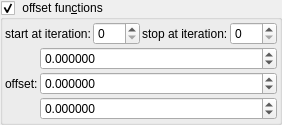
    <widget class="MyGroupBox" name="groupCheck_transf_function_enabledP_false">
     <property name="title">
      <string> offset fun&amp;ctions</string>
     </property>
     <property name="checkable">
      <bool>true</bool>
     </property>
     <layout class="QVBoxLayout" name="verticalLayout_12" stretch="0,0">
      <property name="spacing">
       <number>2</number>
      </property>
      <property name="leftMargin">
       <number>2</number>
      </property>
      <property name="topMargin">
       <number>2</number>
      </property>
      <property name="rightMargin">
       <number>2</number>
      </property>
      <property name="bottomMargin">
       <number>2</number>
      </property>
      <item>
       <layout class="QHBoxLayout" name="horizontalLayout_21" stretch="0,1,0,1">
        <item>
         <widget class="QLabel" name="label_104">
          <property name="text">
           <string>start at iteration:</string>
          </property>
         </widget>
        </item>
        <item>
         <widget class="MySpinBox" name="spinboxInt_transf_start_iterations_P">
          <property name="sizePolicy">
           <sizepolicy hsizetype="Minimum" vsizetype="Maximum">
            <horstretch>0</horstretch>
            <verstretch>0</verstretch>
           </sizepolicy>
          </property>
          <property name="minimum">
           <number>0</number>
          </property>
          <property name="maximum">
           <number>999</number>
          </property>
          <property name="value">
           <number>0</number>
          </property>
         </widget>
        </item>
        <item>
         <widget class="QLabel" name="label_74">
          <property name="text">
           <string>stop at iteration:</string>
          </property>
         </widget>
        </item>
        <item>
         <widget class="MySpinBox" name="spinboxInt_transf_stop_iterations_P1">
          <property name="sizePolicy">
           <sizepolicy hsizetype="Preferred" vsizetype="Maximum">
            <horstretch>0</horstretch>
            <verstretch>0</verstretch>
           </sizepolicy>
          </property>
          <property name="maximum">
           <number>999</number>
          </property>
         </widget>
        </item>
       </layout>
      </item>
      <item>
       <layout class="QGridLayout" name="gridLayout_15" columnstretch="0,1">
        <property name="spacing">
         <number>2</number>
        </property>
        <item row="1" column="1">
         <widget class="MyDoubleSpinBox" name="spinbox3_transf_offset_000_y_2">
          <property name="sizePolicy">
           <sizepolicy hsizetype="Minimum" vsizetype="Maximum">
            <horstretch>0</horstretch>
            <verstretch>0</verstretch>
           </sizepolicy>
          </property>
          <property name="prefix">
           <string/>
          </property>
          <property name="suffix">
           <string/>
          </property>
          <property name="decimals">
           <number>6</number>
          </property>
          <property name="minimum">
           <double>-99.989999999999995</double>
          </property>
          <property name="maximum">
           <double>99.989999999999995</double>
          </property>
          <property name="singleStep">
           <double>0.100000000000000</double>
          </property>
         </widget>
        </item>
        <item row="2" column="1">
         <widget class="MyDoubleSpinBox" name="spinbox3_transf_offset_000_z_2">
          <property name="sizePolicy">
           <sizepolicy hsizetype="Minimum" vsizetype="Maximum">
            <horstretch>0</horstretch>
            <verstretch>0</verstretch>
           </sizepolicy>
          </property>
          <property name="prefix">
           <string/>
          </property>
          <property name="suffix">
           <string/>
          </property>
          <property name="decimals">
           <number>6</number>
          </property>
          <property name="minimum">
           <double>-99.989999999999995</double>
          </property>
          <property name="maximum">
           <double>99.989999999999995</double>
          </property>
          <property name="singleStep">
           <double>0.100000000000000</double>
          </property>
         </widget>
        </item>
        <item row="0" column="1">
         <widget class="MyDoubleSpinBox" name="spinbox3_transf_offset_000_x_2">
          <property name="sizePolicy">
           <sizepolicy hsizetype="Minimum" vsizetype="Maximum">
            <horstretch>0</horstretch>
            <verstretch>0</verstretch>
           </sizepolicy>
          </property>
          <property name="prefix">
           <string/>
          </property>
          <property name="suffix">
           <string/>
          </property>
          <property name="decimals">
           <number>6</number>
          </property>
          <property name="minimum">
           <double>-99.989999999999995</double>
          </property>
          <property name="maximum">
           <double>99.989999999999995</double>
          </property>
          <property name="singleStep">
           <double>0.100000000000000</double>
          </property>
         </widget>
        </item>
        <item row="0" column="0" rowspan="3">
         <widget class="QLabel" name="label_264">
          <property name="text">
           <string>offset:</string>
          </property>
         </widget>
        </item>
       </layout>
      </item>
     </layout>
    </widget>
